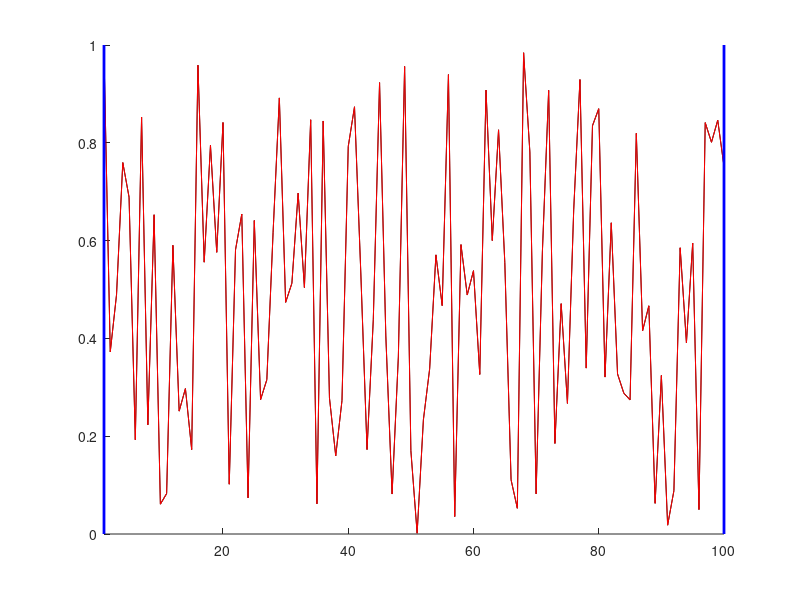

This chart was generated by the following MATLAB code: (Note: this script raises an error after producing the figure.)
function windowing_demo

  % Sample data:
  demoData = rand(1, 100);

  % Create figure and graphics objects:
  handles.figure = figure('Name', 'Windowing Demo', 'NumberTitle', 'off');
  handles.axes = axes(handles.figure, 'NextPlot', 'add', ...
                      'XLim', [1 100], 'YLim', [0 1]);
  handles.data = line(handles.axes, 1:100, demoData, 'Color', 'k');
  handles.overlay = line(handles.axes, 1:100, demoData, 'Color', 'r');
  handles.lower = line(handles.axes, [1 1], [0 1], 'Color', 'b', ...
                       'LineWidth', 2, 'Tag', 'LOWER');
  handles.upper = line(handles.axes, [100 100], [0 1], 'Color', 'b', ...
                       'LineWidth', 2, 'Tag', 'UPPER');

  % Create MouseManager and intialize:
  mmObject = MouseManager(handles.figure);
  mmObject.add_item(handles.lower, 'drag', 'normal', {@move_line, handles});
  mmObject.add_item(handles.upper, 'drag', 'normal', {@move_line, handles});
  mmObject.enable(true);
  display(mmObject);

end

% Local function:

function move_line(hObject, ~, handles)

  axesPoint = get(handles.axes, 'CurrentPoint');
  yData = get(handles.data, 'YData');

  switch hObject

    case handles.lower  % Adjust lower threshold

      maxLimit = get(handles.upper, 'XData');
      newValue = min(max(ceil(axesPoint(1, 1)), 1), maxLimit(1));
      xData = newValue:maxLimit;

    case handles.upper  % Adjust upper threshold

      minLimit = get(handles.lower, 'XData');
      newValue = min(max(floor(axesPoint(1, 1)), minLimit(1)), 100);
      xData = minLimit:newValue;

  end

  set(hObject, 'XData', [newValue newValue]);
  yData = yData(xData);
  set(handles.overlay, 'XData', xData, 'YData', yData);
  title(handles.axes, sprintf('Mean = %f', mean(yData)));

end